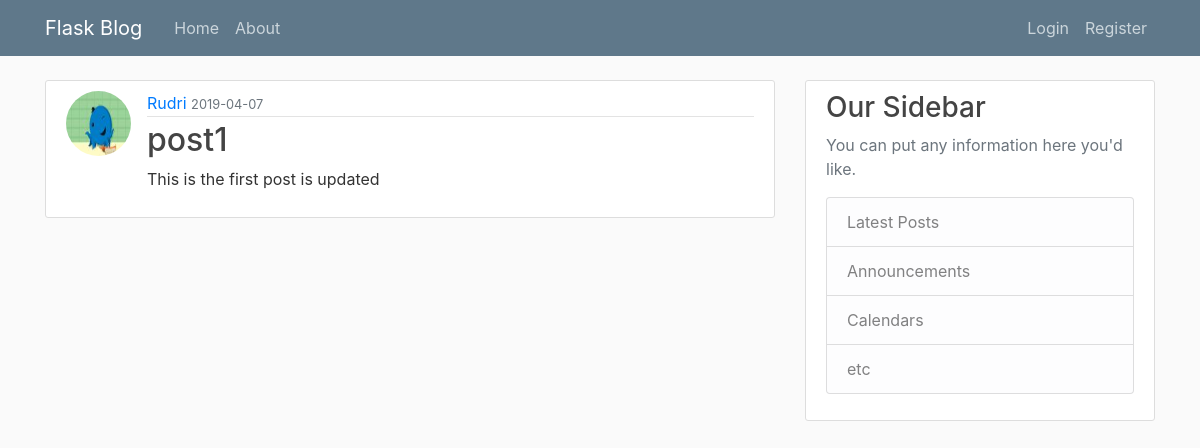
/post/1, run on an earlier commit of the app's database.
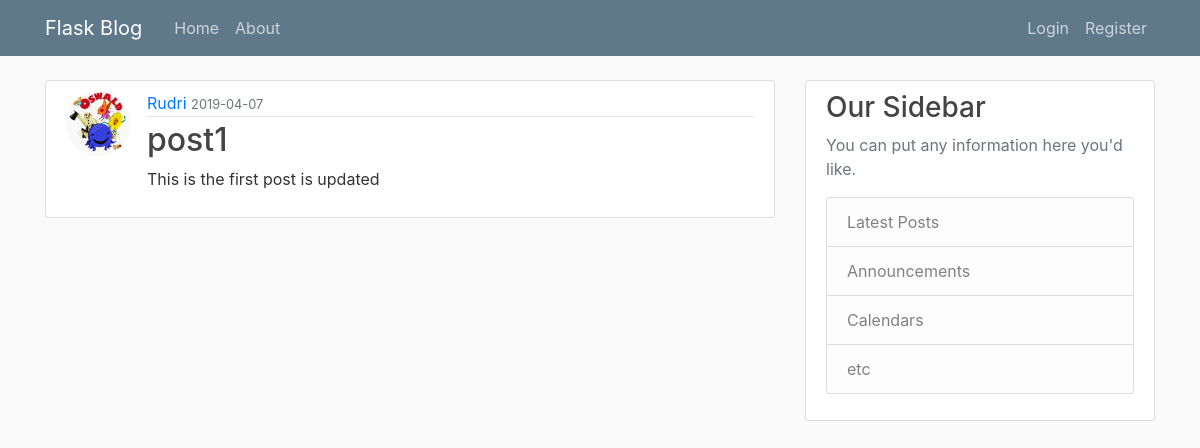
And on a later commit of the database.
### Flask_Blogs/models.py (models this page shows, shortened)
class User(db.Model, UserMixin):    #importing from both db.model and UserMixin
    id = db.Column(db.Integer, primary_key = True)
    username = db.Column(db.String(20), unique = True, nullable = False)
    email =  db.Column(db.String(120), unique = True, nullable = False)
    image_file =  db.Column(db.String(20), nullable = False, default= 'default.jpg')
    password =  db.Column(db.String(60), nullable = False)
    posts = db.relationship('Post' , backref = 'author', lazy = True)

### Flask_Blogs/posts/routes.py (the view)
@posts.route("/post/<int:post_id>")
def post(post_id):
    post = Post.query.get_or_404(post_id)
    return render_template('post.html', title = post.title, post = post)

### Flask_Blogs/templates/post.html (shortened to what this page needs)
{% extends "layout.html" %}
{% block content %}
        <article class="media content-section">
           <img class = "rounded-circle article-img" src="{{ url_for('static' , filename = 'profile_pics/' + post.author.image_file)}}" alt="profile picture">
          <div class="media-body">
            <div class="article-metadata">
              <a href="{{url_for('users.user_post', username = post.author.username)}}">{{ post.author.username }}</a>
              <small class="text-muted">{{ post.date_created.strftime('%Y-%m-%d') }}</small>
            </div>
            <h2 class = "article-title">{{ post.title }}</h2>
            <p class="article-content">{{ post.content }}</p>
          </div>
        </article>
{% endblock content %}

What changed in the data, as far as the page shows it:
changed User "Rudri": image_file: a different picture
